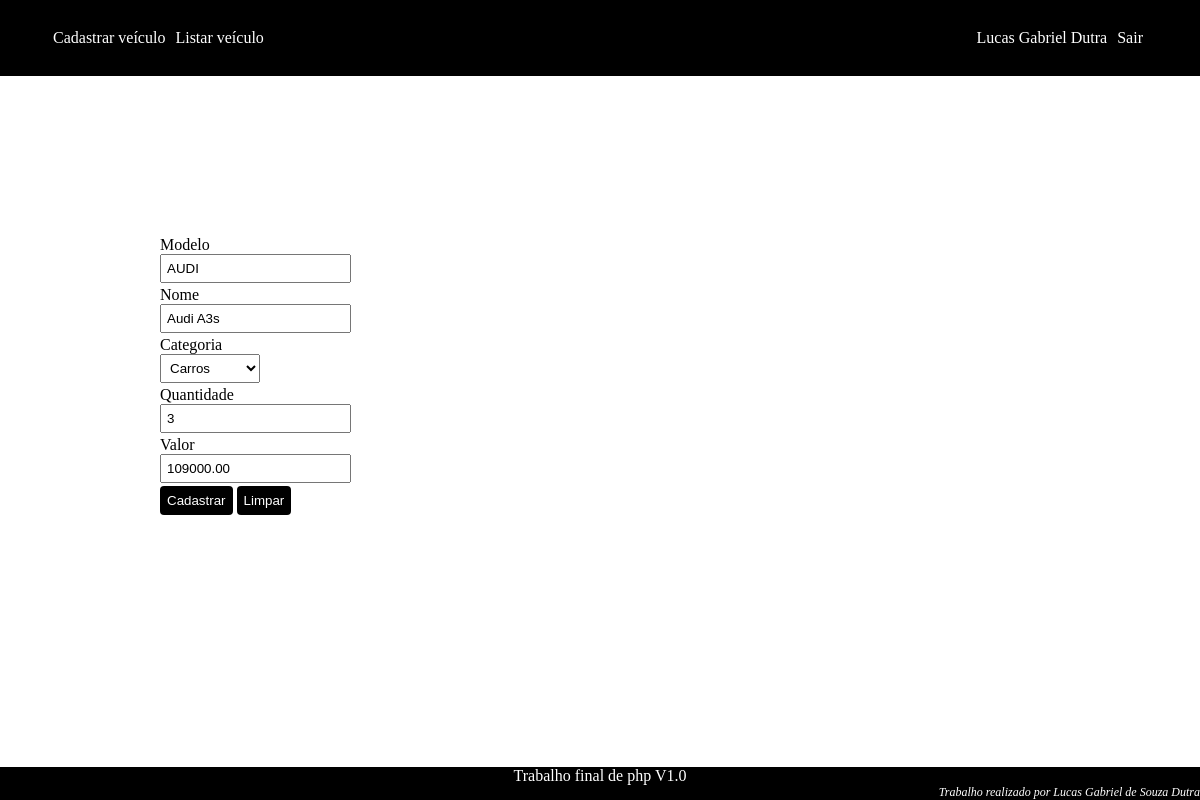
The page /view/sistema.php?tela=cv&id=9 (signed in) on the database its author committed.
### tables this page shows
CREATE TABLE `veiculo` (
  `id` int(11) NOT NULL AUTO_INCREMENT,
  `nome` varchar(255) DEFAULT NULL,
  `modelo` varchar(255) DEFAULT NULL,
  `categoria` int(11) DEFAULT NULL,
  `quantidade` int(11) DEFAULT NULL,
  `valor` decimal(12,2) DEFAULT NULL,
  PRIMARY KEY (`id`),
  KEY `categoria` (`categoria`),
  CONSTRAINT `veiculo_ibfk_1` FOREIGN KEY (`categoria`) REFERENCES `categoria` (`id`)
);

CREATE TABLE `categoria` (
  `id` int(11) NOT NULL AUTO_INCREMENT,
  `descricao` varchar(255) DEFAULT NULL,
  PRIMARY KEY (`id`)
);

### control/dao/EntityManager.class.php (called while the page is built, shortened)
<?php
require_once __DIR__ . '/DataSource.class.php';
require_once __DIR__ . '/../../model/Entity.class.php';
class EntityManager extends DataSource
{
    protected $table;
    protected $fields;
    public function EntityManager($table, $classe)
    {
        $this->table = $table;
        $this->fields = ["id" => "id"];
    }
    public function getAll()
    {
        $query = "select * from $this->table";
        return $this->asListObject(parent::getConexao()->query($query));
    }
    public function pegarPorId($id)
    {
        $result = $this->getAllUsingFilter(['id' => $id]);
        return $result[0];
    }
    public function getAllUsingFilter($filtros, $operador = "and")
    {
        $query = "select * from $this->table ";
        $filtro = "";
        foreach ($filtros as $key => $value) {
            if (!empty($filtro)) {
                $filtro .= " $operador ";
            } else {
                $filtro .= " where ";
            }
            $filtro .= "$key = '$value'";
        }
        $query .= $filtro;
        return $this->asListObject(parent::getConexao()->query($query));
    }
    function asListObject($result)
    {
        $lista = array();
        while ($linha = $result->fetch(PDO::FETCH_OBJ)) {
            $lista[] = $this->asObject($linha);
        }
        return $lista;
    }
    function asObject($linha)
    {
        $objeto = new $this->classe();
        foreach ($this->fields as $key => $value) {
            $setter = $this->getMethodSetter($key);
            $objeto->$setter($linha->$key);
        }
        return $objeto;
    }
    protected function getMethodSetter($field)
    {
        return 'set' . strtoupper(substr($field, 0, 1)) . substr($field, 1);
    }
}
?>

### control/bo/VeiculoBO.class.php (called while the page is built, shortened)
<?php
require_once __DIR__ . '/../dao/VeiculoDAO.class.php';
class VeiculoBO
{
    private $veiculoDAO;
    public function VeiculoBO()
    {
        $this->veiculoDAO = new VeiculoDAO();
    }
    public function pegarPorId($id)
    {
        return $this->veiculoDAO->pegarPorId($id);
    }
}
?>

### control/dao/DataSource.class.php (called while the page is built)
<?php
class DataSource
{
    private $usuario;
    private $senha;
    private $endereco;
    private $porta;
    private $banco;
    public function DataSource()
    {
        $this->usuario = 'trabalhoFinal';
        $this->senha = 'trabalhoFinal';
        $this->endereco = 'localhost';
        $this->porta = 3306;
        $this->banco = 'trabalho_final_php';
    }
    protected function getConexao()
    {
        $conexao = "mysql:host=$this->endereco:$this->porta;dbname=$this->banco";
        return new PDO($conexao, $this->usuario, $this->senha);
    }
}
?>

### control/dao/VeiculoDAO.class.php (called while the page is built, shortened)
<?php
require_once __DIR__ . '/EntityManager.class.php';
require_once __DIR__ . '/../../model/Veiculo.class.php';
class VeiculoDAO extends EntityManager
{
    public function VeiculoDAO()
    {
        $this->fields = array_merge(
            $this->fields,
            [
                "modelo" => "modelo",
                "nome" => "nome",
                "categoria" => "categoria",
                "quantidade" => "quantidade",
                "valor" => "valor"
            ]
        );
    }
}
?>

### model/Entity.class.php (called while the page is built)
<?php
class Entity
{
    private $id;
    public function getId()
    {
        return $this->id;
    }
    public function setId($id)
    {
        $this->id = $id;
        return $this;
    }
}
?>

### model/Veiculo.class.php (called while the page is built)
<?php
require_once 'Categoria.class.php';
class Veiculo extends Entity
{
    private $nome;
    private $modelo;
    private $categoria;
    private $quantidade;
    private $valor;
    public function Veiculo(
        $nome = null,
        $modelo = null,
        $categoria = null,
        $quantidade = null,
        $valor = null
    ) {
        $this->nome = $nome;
        $this->modelo = $modelo;
        $this->categoria = $categoria;
        $this->quantidade = $quantidade;
        $this->valor = $valor;
    }
    public function getNome()
    {
        return $this->nome;
    }
    public function setNome($nome)
    {
        $this->nome = $nome;
        return $this;
    }
    public function getModelo()
    {
        return $this->modelo;
    }
    public function setModelo($modelo)
    {
        $this->modelo = $modelo;
        return $this;
    }
    public function getCategoria()
    {
        return $this->categoria;
    }
    public function setCategoria($categoria)
    {
        $this->categoria = $categoria;
        return $this;
    }
    public function getQuantidade()
    {
        return $this->quantidade;
    }
    public function setQuantidade($quantidade)
    {
        $this->quantidade = $quantidade;
        return $this;
    }
    public function getValor()
    {
        return $this->valor;
    }
    public function setValor($valor)
    {
        $this->valor = $valor;
        return $this;
    }
}
?>

### control/bo/CategoriaBO.class.php (called while the page is built, shortened)
<?php
require_once __DIR__ . '/../dao/CategoriaDAO.class.php';
class CategoriaBO
{
    private $categoriaDAO;
    public function CategoriaBO()
    {
        $this->categoriaDAO = new CategoriaDAO();
    }
    public function getCategorias()
    {
        return $this->categoriaDAO->getAll();
    }
}
?>

### control/dao/CategoriaDAO.class.php (called while the page is built, shortened)
<?php
require_once __DIR__ . '/EntityManager.class.php';
require_once __DIR__ . '/../../model/Categoria.class.php';
class CategoriaDAO extends EntityManager
{
    public function CategoriaDAO()
    {
        $this->fields = array_merge($this->fields, ['descricao' => 'descricao']);
    }
}
?>

### model/Categoria.class.php (called while the page is built)
<?php
class Categoria extends Entity
{
    private $descricao;
    public function getDescricao()
    {
        return $this->descricao;
    }
    public function setDescricao($descricao)
    {
        $this->descricao = $descricao;
        return $this;
    }
}
?>

### view/veiculo/manter.php (the view, shortened to what this page needs)
<?php
require_once __DIR__ . '/../../control/bo/CategoriaBO.class.php';
require_once __DIR__ . '/../../control/bo/VeiculoBO.class.php';
$categoriaBO = new CategoriaBO();
$categorias = $categoriaBO->getCategorias();
if (isset($_GET['id'])) {
    $veiculoBO = new VeiculoBO();
    $veiculo = $veiculoBO->pegarPorId($_GET['id']);
}
?>
<form action="../control/manter-veiculo.php" method="post">
    <div class="formulario">
        <div class="field">
            <label for="modelo">Modelo</label>
            <input type="text" name="modelo" id="modelo" placeholder="Digite o modelo"
            value="<?= isset($veiculo) ? $veiculo->getModelo() : '' ?>">
        </div>
        <div class="field">
            <label for="nome">Nome</label>
            <input type="text" name="nome" id="nome" placeholder="Digite o nome"
            value="<?= isset($veiculo) ? $veiculo->getNome() : '' ?>"
            >
        </div>
        <div class="field">
            <label for="categoria">Categoria</label>
            <select name="categoria" id="categoria">
                <?php
                foreach ($categorias as $categoria) {
                    echo "<option value=" . $categoria->getId() . "
                    " . ((isset($veiculo) &&
                        $veiculo->getCategoria() == $categoria->getId())
                        ? 'selected' : '') . ">" . $categoria->getDescricao() .
                        "</option>";
                }
                ?>
            </select>
        </div>
        <div class="field">
            <label for="Quantidade">Quantidade</label>
            <input type="number" name="quantidade" id="quantidade" placeholder="Digite a quantidade"
            value="<?= isset($veiculo) ? $veiculo->getQuantidade() : '' ?>"/>
        </div>
        <div class="field">
            <label for="valor">Valor</label>
            <input type="number" name="valor" id="valor" placeholder="Digite o valor" step="0.01"
                value="<?= isset($veiculo) ? $veiculo->getValor() : ''; ?>">
        </div>
        <div class="field">
            <button type="submit">Cadastrar</button>
            <button type="reset">Limpar</button>
        </div>
    </div>
</form>

### view/estilo/pagina.css (style rules this page uses)
body { margin: 0 !important; }
div.field { margin: 3px 0; }
div.field input[type="text"], div.field input[type="password"], div.field input[type="number"], div.field select { display: block; padding: 5px; }
div.field label { font-size: 16px; display: block; font-family: Cambria, Cochin, Georgia, Times, "Times New Roman", serif; }
div.field button { border-radius: 4px; background-color: black; color: white; border: none; padding: 7px; }
.formulario { margin-top: 10rem; margin-left: 10rem; }

### rows shown on the page
veiculo: modelo "AUDI", nome "Audi A3s", categoria "Carros", quantidade "3", valor "109000.00"

### other values the page prints
$usuario->getNome() "Lucas Gabriel"
$usuario->getUltimoNome() "Dutra"
